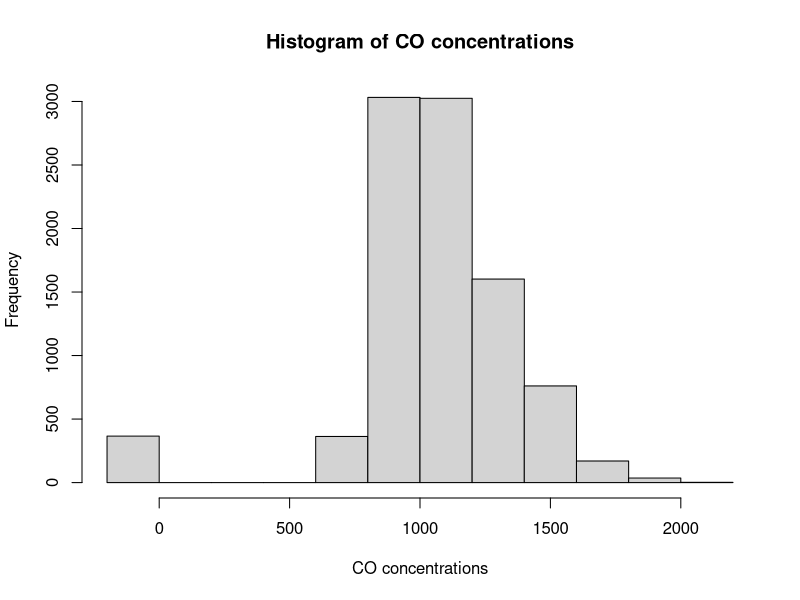
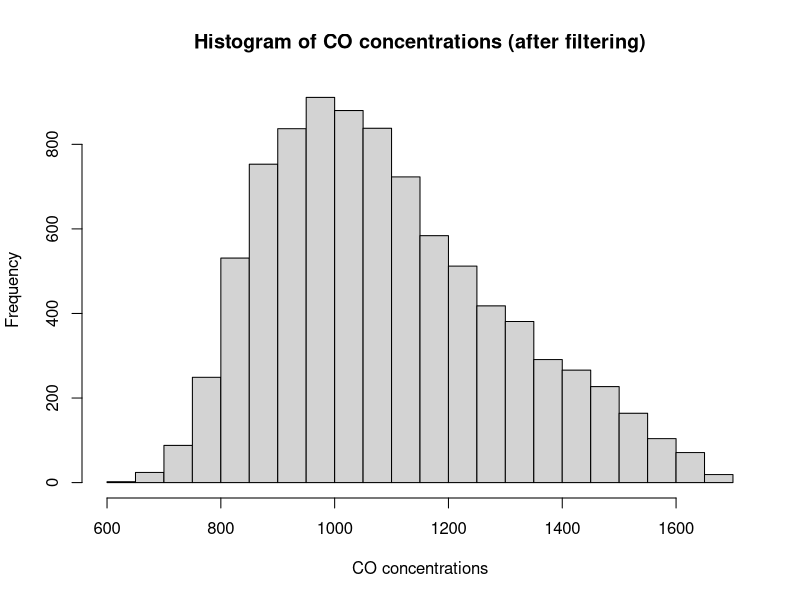
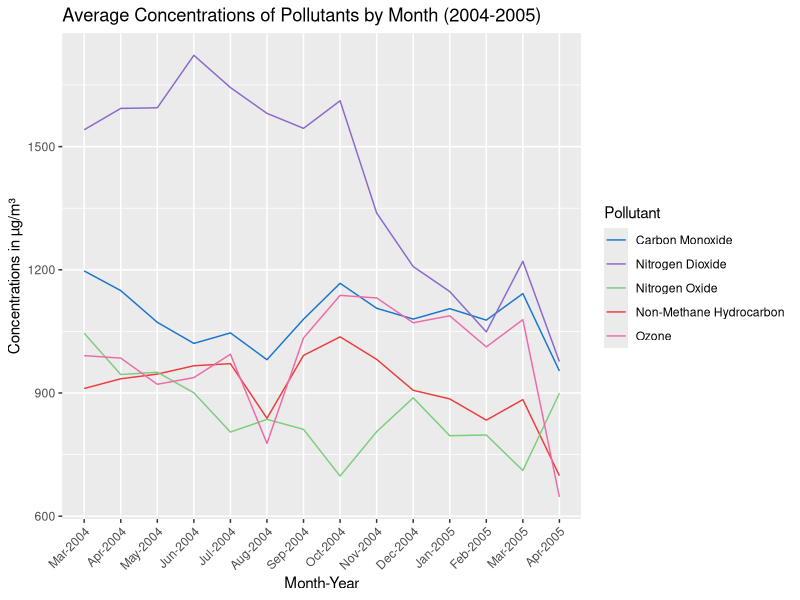
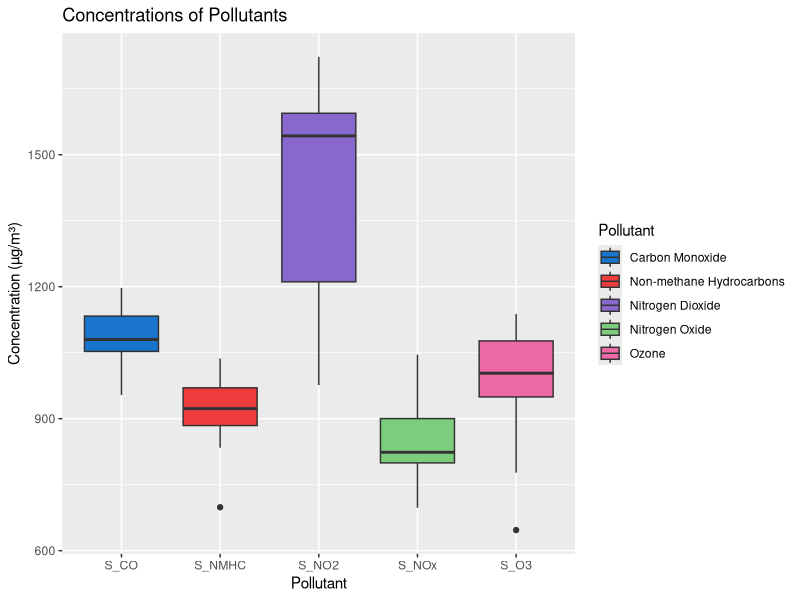
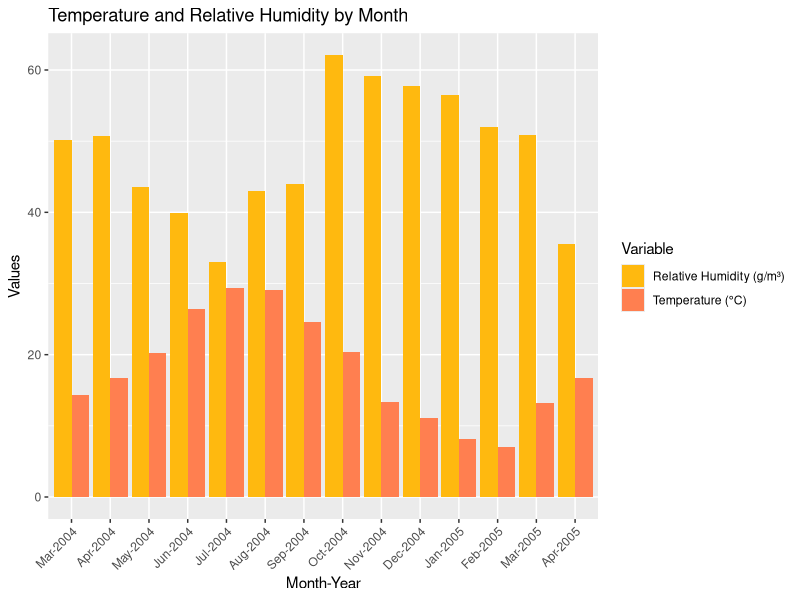

Source code (R) for these figures, in order:
## ---- chunk 1
library(readxl)
library(ggplot2)
library(lubridate)
library(tidyverse)
library(dplyr)
## ---- chunk 2
#| code-fold: true
air <- read_excel("AirQualityUCI.xls")
head(air)
## ---- chunk 3
#| code-fold: true
# Rename columns 3-12
air <- air %>% 
  rename(
    CO = `CO(GT)`,
    S_CO = `PT08.S1(CO)`,
    NMHC = `NMHC(GT)`,
    S_NMHC = `PT08.S2(NMHC)`,
    C6H6 = `C6H6(GT)`,
    NOx = `NOx(GT)`,
    S_NOx = `PT08.S3(NOx)`,
    NO2 = `NO2(GT)`,
    S_NO2 = `PT08.S4(NO2)`,
    S_O3 = `PT08.S5(O3)`
  )
## ---- chunk 4
#| code-fold: true
#Summarize dataset (excluding Date and Time columns)
summary(air[, -c(1, 2)])
## ---- chunk 5
#| code-fold: true
# Histogram for S_CO 
hist(air$S_CO,
     main = "Histogram of CO concentrations",
     xlab = "CO concentrations")
## ---- chunk 6
#| code-fold: true
# Calculate IQR
Q1 <- quantile(air$S_CO, 0.25, na.rm = TRUE)
Q3 <- quantile(air$S_CO, 0.75, na.rm = TRUE)
IQR <- Q3 - Q1

# Define outlier bounds
lower_bound <- Q1 - 1.5 * IQR
upper_bound <- Q3 + 1.5 * IQR

# Filter rows to remove outliers
air_filtered <- air[air$S_CO >= lower_bound & air$S_CO <= upper_bound, ]
## ---- chunk 7
#| code-fold: true
hist(air_filtered$S_CO,
     main = "Histogram of CO concentrations (after filtering)",
     xlab = "CO concentrations")
## ---- chunk 8
#| code-fold: true
# Reassign original dataset with filtered dataset
air <- air_filtered

# Convert 'Date' column to y-m-d format
air$Date <- ymd(air$Date)

# Create numerical Month and Year columns
air <- air %>%
  mutate(
    Month = month(Date, label = TRUE), # Extracts month as a numeric value (1-12)
    Year = year(Date)    # Extracts year
  )

# Group by Year and Month for summarization
airM <- air %>%
  group_by(Year, Month) %>%
  summarize(across(where(is.numeric), 
                   ~mean(., na.rm = TRUE)),
            .groups = "drop")

head(airM, 5)
## ---- chunk 9
#| code-fold: true
# Disregard non-sensor pollutant measurements 
airM <- airM[ ,-c(3,5,6,8,10)]

head(airM, 5)
## ---- chunk 10
#| code-fold: true
# Plot monthly Concentrations
airM %>%
  # Use interaction to combine Month and Year
  ggplot(aes(x = interaction(Month, Year, sep = "-"))) +
  # Add points and lines for different pollutants
  geom_line(aes(y = S_CO, color = "Carbon Monoxide", group = 1)) +
  geom_line(aes(y = S_NMHC, color = "Non-Methane Hydrocarbon", group = 2)) +
  geom_line(aes(y = S_NOx, color = "Nitrogen Oxide", group = 3)) +
  geom_line(aes(y = S_NO2, color = "Nitrogen Dioxide", group = 3)) +
  geom_line(aes(y = S_O3, color = "Ozone", group = 3)) +
  labs(
    title = "Average Concentrations of Pollutants by Month (2004-2005)",
    x = "Month-Year",
    y = "Concentrations in µg/m³"
  ) +
  scale_color_manual(
    values = c("Carbon Monoxide" = "dodgerblue3", 
               "Non-Methane Hydrocarbon" = "brown2", 
               "Nitrogen Oxide" = "palegreen3",
               "Nitrogen Dioxide" = "mediumpurple3",
               "Ozone" = "hotpink2"),
    name = "Pollutant"
  ) +
  theme(axis.text.x = element_text(angle = 45, hjust = 1))  # Rotate x-axis labels
## ---- chunk 11
#| code-fold: true
# Pivot data frame by Pollutant 
airM_2 <- airM %>%
  pivot_longer(
    cols = c(3:7), 
    names_to = "Pollutant", 
    values_to = "Concentration"
  )

# Plot Pollutant Concentrations 
airM_2 %>% 
  ggplot(aes(x = Pollutant)) +
  geom_boxplot(aes(y = Concentration, fill = Pollutant), size = 0.5) +
  labs(
    title = "Concentrations of Pollutants",
    x = "Pollutant",
    y = "Concentration (µg/m³)"
  ) +
  scale_fill_manual(
    values = c("dodgerblue3", "brown2", "mediumpurple3", "palegreen3", "hotpink2"), # Specify colors for each pollutant
    labels = c("Carbon Monoxide", "Non-methane Hydrocarbons", "Nitrogen Dioxide", "Nitrogen Oxide", "Ozone")
  )
## ---- chunk 12
#| code-fold: true
# Plot monthly Temperatures & Relative Humidity 
airM %>%
  pivot_longer(
    cols = c(RH, T), 
    names_to = "Variable", 
    values_to = "Value"
  ) %>%
  ggplot(aes(x = interaction(Month, Year, sep = "-"), y = Value, fill = Variable)) +
  geom_col(position = "dodge") +
  labs(
    title = "Temperature and Relative Humidity by Month",
    x = "Month-Year",
    y = "Values",
    fill = "Variable"
  ) +
  scale_fill_manual(
    values = c("T" = "coral", "RH" = "darkgoldenrod1"),
    labels = c("T" = "Temperature (°C)", "RH" = "Relative Humidity (g/m³)")
  ) +
  theme(axis.text.x = element_text(angle = 45, hjust = 1))
